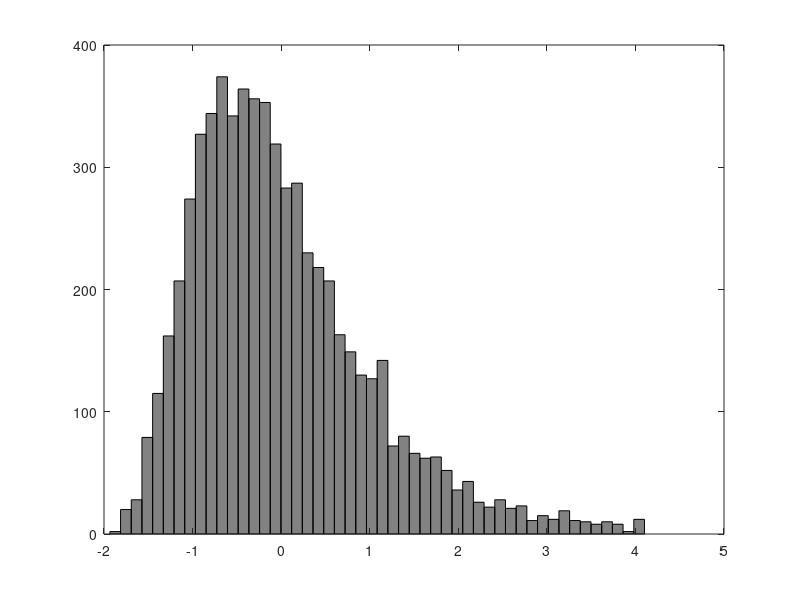
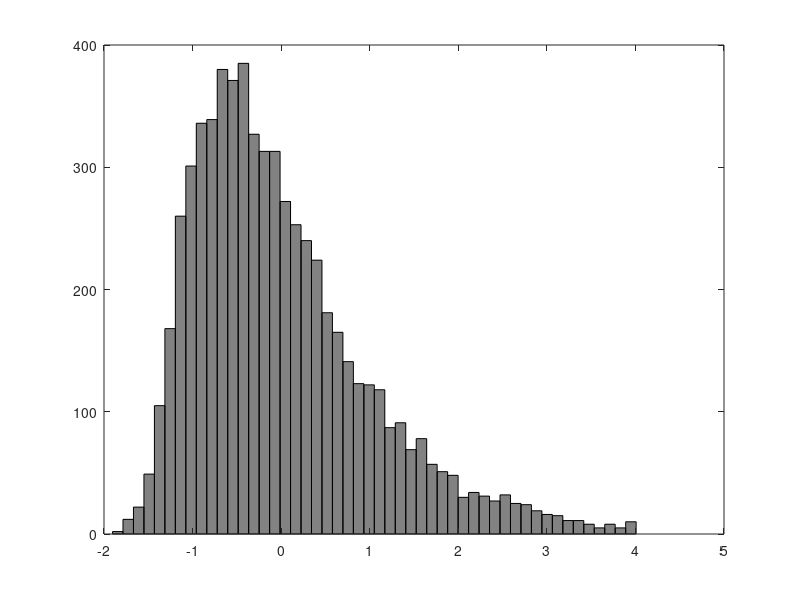
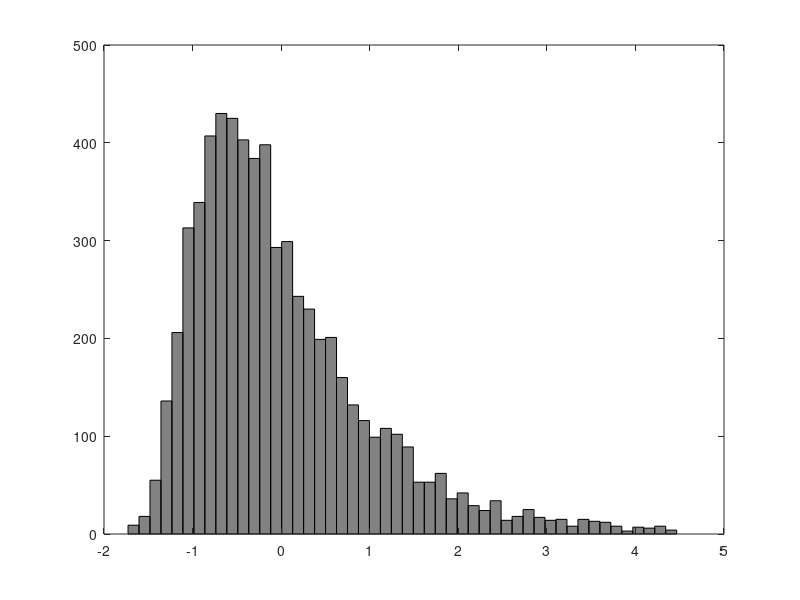

Write MATLAB code to recreate these figures, in order. (Note: this script raises an error after producing the figures.)
disp('Let s explore the data')

m = csvread('data_4f.csv');
f1 = m(:,1);
f2 = m(:,2);
f3 = m(:,3);
f4 = m(:,4);
target = m(:,5);

disp('Correlation among features')
corrcoef([f1 f2 f3 f4])
disp('Correlations including target')
corrcoef([f1 f2 f3 f4 target])

f1_new = f1(f1<prctile(f1,95) & f2<prctile(f2,95) & f3<prctile(f3,95) & f4<prctile(f4,95));
f2_new = f2(f1<prctile(f1,95) & f2<prctile(f2,95) & f3<prctile(f3,95) & f4<prctile(f4,95));
f3_new = f3(f1<prctile(f1,95) & f2<prctile(f2,95) & f3<prctile(f3,95) & f4<prctile(f4,95));
f4_new = f4(f1<prctile(f1,95) & f2<prctile(f2,95) & f3<prctile(f3,95) & f4<prctile(f4,95));
target_new = target(f1<prctile(f1,95) & f2<prctile(f2,95) & f3<prctile(f3,95) & f4<prctile(f4,95));
fprintf('Apply all the percentiles it deletes %i samples\n',length(f1) - length(f1_new))

disp('Correlation among filter features with also the target')
corrcoef([f1_new f2_new f3_new f4_new target_new])

% Matrix without outliers
M = [f1_new f2_new f3_new f4_new target_new];

%% Sort matrix, standarize, filtering, normalizing (0,1)
clc;
M = [f1_new f2_new f3_new f4_new target_new];
M = sortrows(M,5);
M = M(:,1:4);
M = zscore(M);
distance_matrix = squareform(pdist(M));
maximo = max(max(distance_matrix));
minimo = min(min(distance_matrix));
distance_matrix = (distance_matrix - minimo*ones(size(distance_matrix)))./(maximo - minimo);

imshow(distance_matrix)

%% Distance, feature 1
M = [f1_new target_new];
M = sortrows(M,2);
M = M(:,1);
M = zscore(M);
hist(M,10)
distance_matrix_1 = squareform(pdist(M));
maximo = max(max(distance_matrix_1));
minimo = min(min(distance_matrix_1));
distance_matrix_1 = (distance_matrix_1 - minimo*ones(size(distance_matrix_1)))./(maximo - minimo);
figure(1)
imshow(distance_matrix_1)

%% Distance, feature 2
M = [f2_new target_new];
M = sortrows(M,2);
M = M(:,1);
M = zscore(M);
hist(M,50)
distance_matrix_2 = squareform(pdist(M));
maximo = max(max(distance_matrix_2));
minimo = min(min(distance_matrix_2));
distance_matrix_2 = (distance_matrix_2 - minimo*ones(size(distance_matrix_2)))./(maximo - minimo);
figure(2)
imshow(distance_matrix_2)

%% Distance, feature 3
M = [f3_new target_new];
M = sortrows(M,2);
M = M(:,1);
M = zscore(M);
hist(M,50)
distance_matrix_3 = squareform(pdist(M));
maximo = max(max(distance_matrix_3));
minimo = min(min(distance_matrix_3));
distance_matrix_3 = (distance_matrix_3 - minimo*ones(size(distance_matrix_3)))./(maximo - minimo);
figure(3)
imshow(distance_matrix_3)

%% Distance, feature 4
M = [f4_new target_new];
M = sortrows(M,2);
M = M(:,1);
M = zscore(M);
distance_matrix_4 = squareform(pdist(M));
hist(M,50)
maximo = max(max(distance_matrix_4));
minimo = min(min(distance_matrix_4));
distance_matrix_4 = (distance_matrix_4 - minimo*ones(size(distance_matrix_4)))./(maximo - minimo);
figure(4)
imshow(distance_matrix_4)

%% Distance, features 1-2
M = [f1_new f2_new target_new];
M = sortrows(M,3);
M = M(:,1:2);
M = zscore(M);
distance_matrix_12 = squareform(pdist(M));
maximo = max(max(distance_matrix_12));
minimo = min(min(distance_matrix_12));
distance_matrix_12 = (distance_matrix_12 - minimo*ones(size(distance_matrix_12)))./(maximo - minimo);
figure(5)
imshow(distance_matrix_12)

%% Distance, feature 3-4
M = [f3_new f4_new target_new];
M = sortrows(M,3);
M = M(:,1:2);
M = zscore(M);
distance_matrix_34 = squareform(pdist(M));
maximo = max(max(distance_matrix_34));
minimo = min(min(distance_matrix_34));
distance_matrix_34 = (distance_matrix_34 - minimo*ones(size(distance_matrix_34)))./(maximo - minimo);
figure(6)
imshow(distance_matrix_34)